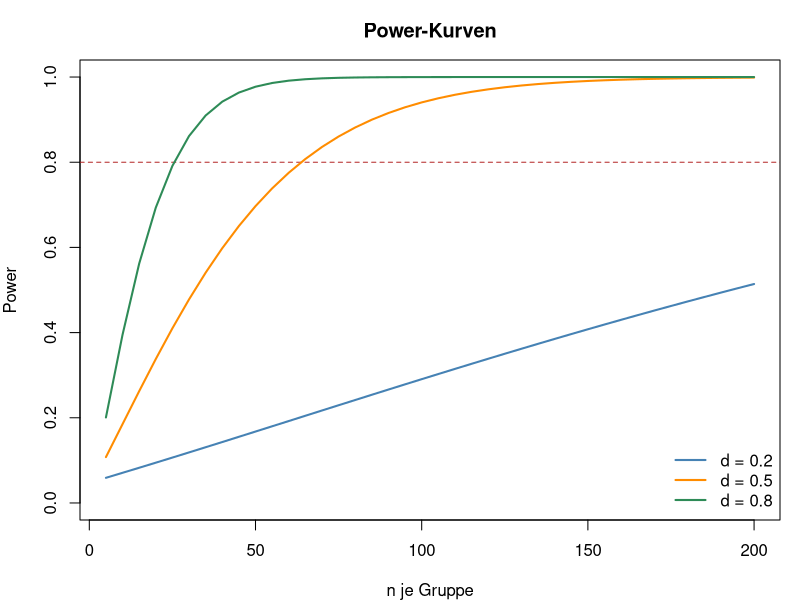

Write the R code that produced this figure.
## ---- chunk 1
#| label: setup-r
#| include: false
library(pwr)
## ---- chunk 2
#| label: b1-pow-rechnung-r
pwr.t.test(d = 0.5, power = 0.80, sig.level = 0.05,
           type = "two.sample", alternative = "two.sided")

# Umfang fuer verschiedene Effektstaerken
for (d in c(0.2, 0.3, 0.5, 0.8, 1.0)) {
  n <- pwr.t.test(d = d, power = 0.80, sig.level = 0.05)$n
  cat(sprintf("d = %.1f: %6.2f je Gruppe, aufgerundet %3d, insgesamt %3d\n",
              d, n, ceiling(n), 2 * ceiling(n)))
}
## ---- chunk 3
#| label: fig-b2-pow-r
#| fig-cap: "Beispiel 2: Power in Abhängigkeit vom Umfang, für drei Effektstärken."
#| fig-height: 3.6
umfaenge <- seq(5, 200, by = 5)

par(mar = c(4, 4, 3, 1))
plot(NULL, xlim = range(umfaenge), ylim = c(0, 1),
     xlab = "n je Gruppe", ylab = "Power", main = "Power-Kurven")
abline(h = 0.8, lty = 2, col = "firebrick")
farben <- c("steelblue", "darkorange", "seagreen")
for (i in seq_along(c(0.2, 0.5, 0.8))) {
  d <- c(0.2, 0.5, 0.8)[i]
  werte <- sapply(umfaenge, function(n) pwr.t.test(n = n, d = d,
                                                   sig.level = 0.05)$power)
  lines(umfaenge, werte, col = farben[i], lwd = 2)
}
legend("bottomright", paste("d =", c(0.2, 0.5, 0.8)), col = farben,
       lwd = 2, bty = "n")

for (d in c(0.2, 0.5, 0.8, 1.2)) {
  cat(sprintf("d = %.1f: Power bei n = 20 je Gruppe = %.4f\n",
              d, pwr.t.test(n = 20, d = d, sig.level = 0.05)$power))
}

# Welcher Effekt ist mit n = 20 bei Power 0.80 gerade noch findbar?
pwr.t.test(n = 20, power = 0.80, sig.level = 0.05)$d
## ---- chunk 4
#| label: b3-pow-rechnung-r
# Fuer eine Reihe beobachteter Effekte bei festem n: p-Wert und nachtraegliche
# Power nebeneinander
n <- 20
beobachtet <- c(0.10, 0.30, 0.45, 0.64, 0.90)

tabelle <- data.frame(
  d_beobachtet = beobachtet,
  t = beobachtet * sqrt(n / 2)
)
tabelle$p <- 2 * (1 - pt(tabelle$t, 2 * n - 2))
tabelle$power_nachtraeglich <- sapply(beobachtet, function(d)
  pwr.t.test(n = n, d = d, sig.level = 0.05)$power)
round(tabelle, 4)
## ---- chunk 5
#| label: b4-pow-rechnung-r
cat("Wirkung des Signifikanzniveaus (d = 0.5, Power 0.80):\n")
for (a in c(0.10, 0.05, 0.01, 0.001)) {
  n <- pwr.t.test(d = 0.5, power = 0.80, sig.level = a)$n
  cat(sprintf("  alpha = %.3f: %6.2f je Gruppe\n", a, n))
}

cat("\nWirkung der Aufteilung bei rund 128 Faellen insgesamt (d = 0.5):\n")
for (paar in list(c(64, 64), c(80, 48), c(96, 32), c(110, 18))) {
  p <- pwr.t2n.test(n1 = paar[1], n2 = paar[2], d = 0.5, sig.level = 0.05)$power
  cat(sprintf("  %3d zu %3d: Power = %.4f\n", paar[1], paar[2], p))
}

cat("\nEinseitig statt zweiseitig (d = 0.5, Power 0.80):\n")
cat(sprintf("  zweiseitig: %6.2f  einseitig: %6.2f\n",
            pwr.t.test(d = 0.5, power = 0.80, alternative = "two.sided")$n,
            pwr.t.test(d = 0.5, power = 0.80, alternative = "greater")$n))
